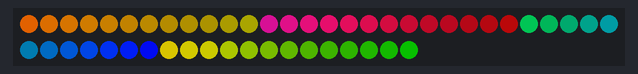
This sketch was run on a simulated Arduino Uno, built with avr-gcc and run on an emulated ATmega328P. Shown: 50 RGB LEDs in strip order, left to right, continuing on the next row. Dim RGB values are drawn brighter than linear; random numbers use the default seed unless the sketch sets one.

Above: at 25.49 s.
At 26.99 s:
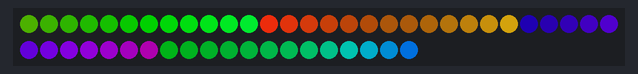
At 28.8 s:
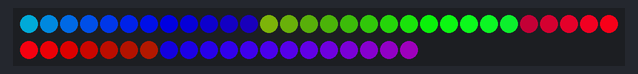
At 32.16 s:
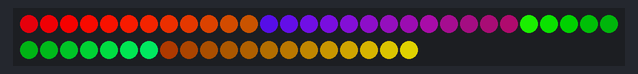
At 35.49 s:
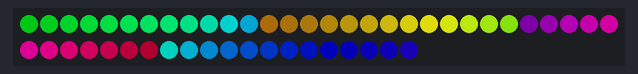
At 39.15 s:
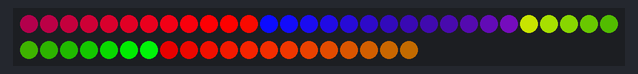

The sketch:

white_snake444.ino
```cpp
#include "FastLED.h"

#define NUM_LEDS 50
#define DATA_PIN 6
#define CLOCK_PIN 5
#define BRIGHTNESS 255
#define MODE_DURATION 25000  // Switch modes every 10 seconds

CRGB leds[NUM_LEDS];
uint8_t gHue = 0;  // Rotating base color
bool fastMode = true;
unsigned long modeTimer = 0;

void setup() {
  FastLED.addLeds<WS2801, DATA_PIN, CLOCK_PIN, RGB>(leds, NUM_LEDS);
  FastLED.setBrightness(BRIGHTNESS);
  randomSeed(analogRead(0));
  modeTimer = millis();
}

void loop() {
  // Switch modes every MODE_DURATION milliseconds
  if(millis() - modeTimer > MODE_DURATION) {
    fastMode = !fastMode;
    modeTimer = millis();
    FastLED.clear();
  }

  if(fastMode) {
    wildNightDance();
  } else {
    cosmicSerenity();
  }

  FastLED.show();
}

void wildNightDance() {
  // Rapid violet/turquoise flashes with white sparks
  EVERY_N_MILLISECONDS(75) {
    fadeToBlackBy(leds, NUM_LEDS, 50);
    leds[random(NUM_LEDS)] = CRGB::White;  // White spark
    leds[random(NUM_LEDS)] = CHSV(random(160, 224), 255, 255);  // Violet
    leds[random(NUM_LEDS)] = CHSV(random(96, 128), 255, 200);    // Turquoise
  }
}

void cosmicSerenity() {
  // Slow color waves with gentle pulses
  EVERY_N_MILLISECONDS(30) {
    fadeToBlackBy(leds, NUM_LEDS, 5);  // Gentle fading

    // Update the rotating base color
    gHue = gHue + 1;  // Slow hue rotation

    // Create overlapping color waves
    for(int i = 0; i < NUM_LEDS; i++) {
      // Purpleish (Hue 192-224)
      leds[i] = CHSV(gHue + 192 + (i * 3), 255, sin8(i * 10 + millis()/20) / 2 + 128);

      // Blueish (Hue 160-192)
      leds[(i + 12) % NUM_LEDS] = CHSV(gHue + 160 + (i * 3), 255, cos8(i * 10 + millis()/15) / 2 + 128);

      // Greenish (Hue 96-128)
      leds[(i + 25) % NUM_LEDS] = CHSV(gHue + 96 + (i * 3), 200, sin8(i * 15 + millis()/25) / 2 + 128);

      // Reddish (Hue 0-32)
      leds[(i + 37) % NUM_LEDS] = CHSV(gHue + 0 + (i * 3), 255, cos8(i * 20 + millis()/30) / 2 + 128);
    }
  }
}
```
